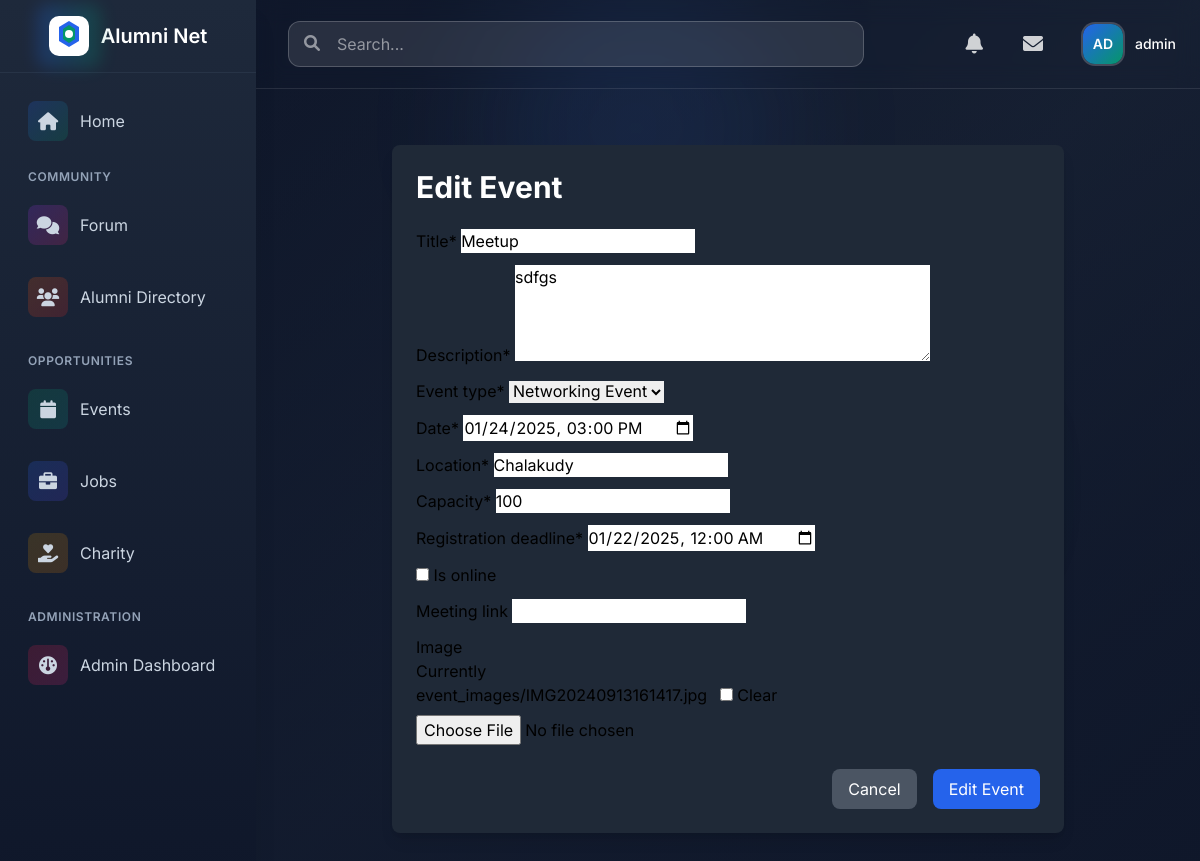
Screenshot of /events/1/edit/ (signed in) with the database file from the repository.
### users/models.py (models this page shows, shortened)
class User(AbstractUser):
    USER_TYPES = (
        ('admin', 'Admin'),
        ('alumni', 'Alumni'),
        ('student', 'Student'),
    )
    INDUSTRY_CHOICES = (
        ('it', 'Information Technology'),
        ('finance', 'Finance'),
        ('healthcare', 'Healthcare'),
        ('education', 'Education'),
        ('manufacturing', 'Manufacturing'),
        ('retail', 'Retail'),
        ('consulting', 'Consulting'),
        ('marketing', 'Marketing'),
        ('other', 'Other')
    )
    AVAILABILITY_CHOICES = (
        ('available', 'Available for Mentorship'),
        ('limited', 'Limited Availability'),
        ('unavailable', 'Not Available'),
    )
    user_type = models.CharField(max_length=10, choices=USER_TYPES, default='student')
    profile_picture = models.ImageField(upload_to='profile_pics/', null=True, blank=True)
    bio = models.TextField(max_length=500, blank=True)
    graduation_year = models.IntegerField(null=True, blank=True)
    current_job_title = models.CharField(max_length=100, blank=True)
    current_company = models.CharField(max_length=100, blank=True)
    industry = models.CharField(max_length=20, choices=INDUSTRY_CHOICES, blank=True)
    years_of_experience = models.PositiveIntegerField(default=0)
    skills = models.TextField(help_text="Enter skills separated by commas", blank=True)
    achievements = models.TextField(blank=True)
    certifications = models.TextField(help_text="Enter certifications separated by commas", blank=True)
    linkedin_profile = models.URLField(max_length=200, blank=True)
    portfolio_link = models.URLField(max_length=200, blank=True)
    mentorship_availability = models.CharField(
        max_length=20,
        choices=AVAILABILITY_CHOICES,
        blank=True
    )
    email_verified = models.BooleanField(default=False)

### events/models.py (models this page shows, shortened)
class Event(models.Model):
    EVENT_TYPES = (
        ('networking', 'Networking Event'),
        ('workshop', 'Workshop'),
        ('seminar', 'Seminar'),
        ('career_fair', 'Career Fair'),
        ('social', 'Social Gathering'),
        ('other', 'Other'),
    )
    title = models.CharField(max_length=200)
    description = models.TextField()
    event_type = models.CharField(max_length=20, choices=EVENT_TYPES)
    date = models.DateTimeField()
    location = models.CharField(max_length=200)
    capacity = models.PositiveIntegerField()
    registration_deadline = models.DateTimeField()
    created_by = models.ForeignKey(User, on_delete=models.CASCADE, related_name='created_events')
    created_at = models.DateTimeField(auto_now_add=True)
    updated_at = models.DateTimeField(auto_now=True)
    is_online = models.BooleanField(default=False)
    meeting_link = models.URLField(blank=True, null=True)
    image = models.ImageField(upload_to='event_images/', blank=True, null=True)
    participants = models.ManyToManyField(User, through='EventRegistration', related_name='registered_events')

### events/views.py (the view)
# urls.py: path('<int:pk>/edit/', views.event_edit, name='event_edit'),
@login_required
def event_edit(request, pk):
    event = get_object_or_404(Event, pk=pk)
    if not request.user.is_staff and request.user != event.created_by:
        messages.error(request, "You don't have permission to edit this event.")
        return redirect('event_detail', pk=pk)
    if request.method == 'POST':
        form = EventForm(request.POST, request.FILES, instance=event)
        if form.is_valid():
            form.save()
            messages.success(request, 'Event updated successfully!')
            return redirect('event_detail', pk=pk)
    else:
        form = EventForm(instance=event)
    return render(request, 'events/event_form.html', {
        'form': form,
        'action': 'Edit',
        'event': event,
    })

### events/templates/events/event_form.html (shortened to what this page needs)
{% extends "base.html" %}
{% load crispy_forms_tags %}
{% block content %}
<div class="container mx-auto px-4 py-8">
    <div class="max-w-2xl mx-auto bg-gray-800 rounded-lg shadow-lg p-6">
        <h1 class="text-3xl font-bold text-white mb-6">{{ action }} Event</h1>
        <form method="post" enctype="multipart/form-data">
            {{ form|crispy }}
            <div class="mt-6 flex justify-end space-x-4">
                <a href="{% url 'event_list' %}"
                   class="px-4 py-2 bg-gray-600 text-white rounded-lg hover:bg-gray-700">
                    Cancel
                </a>
                <button type="submit"
                        class="px-4 py-2 bg-blue-600 text-white rounded-lg hover:bg-blue-700">
                    {{ action }} Event
                </button>
            </div>
        </form>
    </div>
</div>
{% endblock %}

### templates/base.html (shortened to what this page needs)
{% load user_tags %}
<!DOCTYPE html>
<html lang="en">
<head>
    <script src="https://cdn.tailwindcss.com"></script>
    <link rel="stylesheet" href="https://cdnjs.cloudflare.com/ajax/libs/font-awesome/6.0.0/css/all.min.css">
</head>
<body class="font-[Inter]">
    <div class="min-h-screen flex">
        <aside class="fixed inset-y-0 left-0 bg-gradient-to-b from-slate-800 to-slate-900 shadow-xl w-64 transform transition-transform duration-300 ease-in-out z-30"
               id="sidebar">
            <div class="flex items-center justify-center p-4 border-b border-slate-700/50">
                <a href="/" class="flex items-center space-x-3 group">
                    <div class="relative">
                        <div class="absolute -inset-3 bg-gradient-to-r from-blue-600 to-emerald-600 rounded-xl opacity-25 group-hover:opacity-40 blur transition duration-200"></div>
                    </div>
                    <span class="text-xl font-semibold text-white">Alumni Net</span>
                </a>
            </div>
            <nav class="p-4 space-y-4">
                {% if user.is_authenticated %}
                    <a href="{% url 'home' %}"
                       class="flex items-center space-x-3 p-3 rounded-xl hover:bg-white/10 text-slate-300 hover:text-white transition-all duration-200 group">
                        <div class="w-10 h-10 flex items-center justify-center rounded-lg bg-gradient-to-br from-blue-600/20 to-emerald-600/20 group-hover:from-blue-600/30 group-hover:to-emerald-600/30">
                            <i class="fas fa-home text-lg"></i>
                        </div>
                        <span>Home</span>
                    </a>
                    <div class="space-y-6">
                        <div class="space-y-2">
                            <p class="px-3 text-xs font-semibold text-slate-400 uppercase tracking-wider">Community</p>
                            <a href="{% url 'forum:category_list' %}"
                               class="flex items-center space-x-3 p-3 rounded-xl hover:bg-white/10 text-slate-300 hover:text-white transition-all duration-200 group">
                                <div class="w-10 h-10 flex items-center justify-center rounded-lg bg-gradient-to-br from-purple-600/20 to-pink-600/20 group-hover:from-purple-600/30 group-hover:to-pink-600/30">
                                    <i class="fas fa-comments text-lg"></i>
                                </div>
                                <span>Forum</span>
                            </a>
                            <a href="{% url 'users:alumni_directory' %}"
                               class="flex items-center space-x-3 p-3 rounded-xl hover:bg-white/10 text-slate-300 hover:text-white transition-all duration-200 group">
                                <div class="w-10 h-10 flex items-center justify-center rounded-lg bg-gradient-to-br from-orange-600/20 to-red-600/20 group-hover:from-orange-600/30 group-hover:to-red-600/30">
                                    <i class="fas fa-users text-lg"></i>
                                </div>
                                <span>Alumni Directory</span>
                            </a>
                        </div>
                        <div class="space-y-2">
                            <p class="px-3 text-xs font-semibold text-slate-400 uppercase tracking-wider">Opportunities</p>
                            <a href="{% url 'event_list' %}"
                               class="flex items-center space-x-3 p-3 rounded-xl hover:bg-white/10 text-slate-300 hover:text-white transition-all duration-200 group">
                                <div class="w-10 h-10 flex items-center justify-center rounded-lg bg-gradient-to-br from-emerald-600/20 to-teal-600/20 group-hover:from-emerald-600/30 group-hover:to-teal-600/30">
                                    <i class="fas fa-calendar text-lg"></i>
                                </div>
                                <span>Events</span>
                            </a>
                            <a href="{% url 'job_list' %}"
                               class="flex items-center space-x-3 p-3 rounded-xl hover:bg-white/10 text-slate-300 hover:text-white transition-all duration-200 group">
                                <div class="w-10 h-10 flex items-center justify-center rounded-lg bg-gradient-to-br from-blue-600/20 to-indigo-600/20 group-hover:from-blue-600/30 group-hover:to-indigo-600/30">
                                    <i class="fas fa-briefcase text-lg"></i>
                                </div>
                                <span>Jobs</span>
                            </a>
                            <a href="{% url 'fund_list' %}"
   class="flex items-center space-x-3 p-3 rounded-xl hover:bg-white/10 text-slate-300 hover:text-white transition-all duration-200 group">
    <div class="w-10 h-10 flex items-center justify-center rounded-lg bg-gradient-to-br from-yellow-600/20 to-amber-600/20 group-hover:from-yellow-600/30 group-hover:to-amber-600/30">
        <i class="fas fa-hand-holding-heart text-lg"></i>
    </div>
    <span>Charity</span>
</a>
                        </div>
                        {% if user.is_staff %}
                        <div class="space-y-2">
                            <p class="px-3 text-xs font-semibold text-slate-400 uppercase tracking-wider">Administration</p>
                            <a href="{% url 'admin_panel:dashboard' %}"
                               class="flex items-center space-x-3 p-3 rounded-xl hover:bg-white/10 text-slate-300 hover:text-white transition-all duration-200 group">
                                <div class="w-10 h-10 flex items-center justify-center rounded-lg bg-gradient-to-br from-rose-600/20 to-pink-600/20 group-hover:from-rose-600/30 group-hover:to-pink-600/30">
                                    <i class="fas fa-gauge text-lg"></i>
                                </div>
                                <span>Admin Dashboard</span>
                            </a>
                        </div>
                        {% endif %}
                    </div>
                {% endif %}
            </nav>
        </aside>
        <div class="flex-1 ml-64 relative bg-gradient-to-br from-slate-900 via-slate-800 to-slate-900">
            <div class="absolute inset-0 bg-grid-slate-800/[0.1] bg-[size:60px_60px]"></div>
            <div class="absolute inset-0 overflow-hidden">
                <div class="absolute -top-4 left-1/4 w-72 h-72 bg-blue-500/10 rounded-full blur-3xl"></div>
            </div>
            <header class="sticky top-0 z-20 backdrop-blur-md border-b border-white/10">
                <div class="relative flex items-center justify-between p-4 text-white">
                    <div class="hidden md:flex items-center flex-1 max-w-xl mx-4">
                        <div class="relative w-full group">
                            <input type="text" placeholder="Search..."
                                   class="w-full pl-12 pr-4 py-2.5 rounded-xl bg-white/10 border border-white/20 text-white placeholder-white/50 focus:border-white/30 focus:ring-4 focus:ring-white/10 transition-all duration-200">
                            <i class="fas fa-search absolute left-4 top-3.5 text-white/50 group-hover:text-white/70"></i>
                        </div>
                    </div>
                    <div class="flex items-center space-x-6">
                        {% if user.is_authenticated %}
                            <a href="{% url 'notifications:notification_list' %}" class="relative p-2 text-white/80 hover:text-white rounded-xl hover:bg-white/10 transition-colors duration-200">
                                <i class="fas fa-bell text-xl"></i>
                            </a>
                            <a href="{% url 'messaging:conversation_list' %}"
                               class="relative p-2 text-white/80 hover:text-white rounded-xl hover:bg-white/10 transition-colors duration-200">
                                <i class="fas fa-envelope text-xl"></i>
                            </a>
                            <div class="relative"
                                 x-data="{ open: false }"
                                 @keydown.escape.stop="open = false"
                                 @click.away="open = false">
                                <button @click="open = !open"
                                        class="flex items-center space-x-3 p-2 rounded-xl hover:bg-white/10 transition-all duration-200"
                                        :aria-expanded="open">
                                    <div class="relative">
                                        <div class="w-10 h-10 rounded-xl overflow-hidden ring-2 ring-white/20">
                                            {% if user.profile_picture %}
                                                <img src="{{ user.profile_picture.url }}"
                                                     alt="Profile"
                                                     class="h-full w-full object-cover">
                                            {% else %}
                                                <div class="profile-initials w-full h-full flex items-center justify-center bg-gradient-to-br from-blue-600 to-emerald-600">
                                                    <span class="text-white text-sm font-semibold">{{ user|get_initials }}</span>
                                                </div>
                                            {% endif %}
                                        </div>
                                    </div>
                                    <span class="text-sm font-medium text-white">{{ user.get_full_name|default:user.username }}</span>
                                </button>
                            </div>
                        {% endif %}
                    </div>
                </div>
            </header>
            <main class="relative p-6">
                {% block content %}{% endblock %}
            </main>
        </div>
    </div>
</body>
</html>

### rows the page displays
User: first_name+last_name+username "AD", get_full_name "admin"
Event: title "Meetup", description "sdfgs", event_type "Networking Event", date "01/24/2025 15:00", location "Chalakudy", capacity "100", registration_deadline "01/22/2025 00:00"

### other values shown
{{ action }} "Edit"
